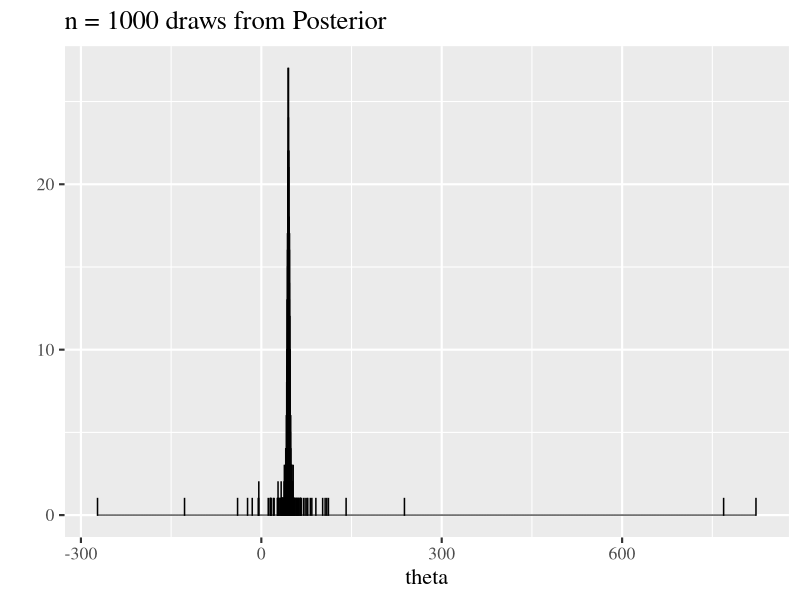
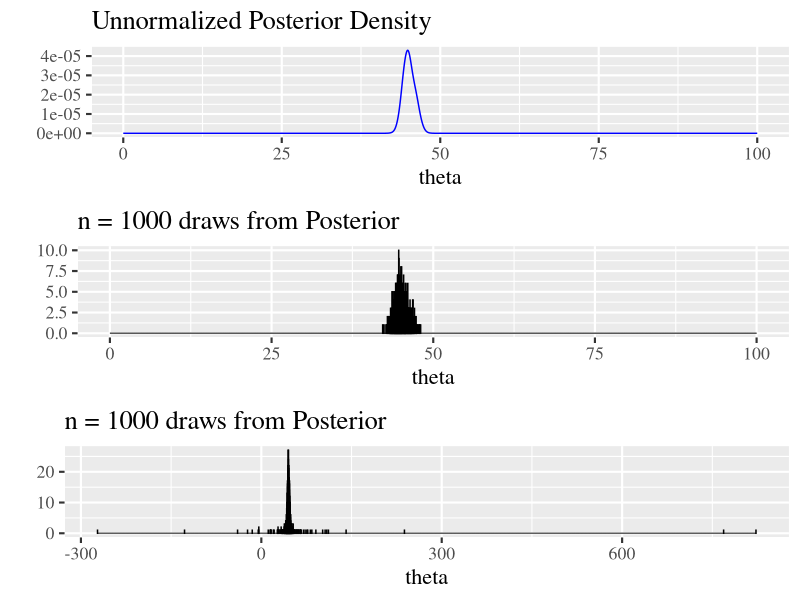

These charts were generated, in order, by the following R code:
rm(list=ls())

library(ggplot2)
library(gridExtra)
library(grid)

prior = 0.01
data = c(43, 44, 45, 46.5, 47.5)
m = 100
grid_x = seq(0, 100, length = 100*m + 1)

likelihood_unnorm = rep(prior, 100*m + 1)
for(i in 1:5)
{
  likelihood_unnorm = likelihood_unnorm * 1/(1 + (data[i] - grid_x)^2)
}

df.posterior = data.frame(x=grid_x, y=likelihood_unnorm)

likelihood_norm = likelihood_unnorm/sum(likelihood_unnorm)

sample = sample(x=grid_x, size = 1000, replace = TRUE, prob=likelihood_norm)
sampley = sapply(sample, FUN=function(x) {rcauchy(1, location = x, scale = 1)})

df.sample = data.frame(y = sampley, x = sample)

#likelihood_unnorm[]


p1 = ggplot(data=df.posterior, aes(x=x)) +
  
  geom_line(data=df.posterior, color="blue", aes(x=x, y=y)) +
  labs(title="Unnormalized Posterior Density", x="theta", y="") +
  theme_grey(base_size = 16, base_family="serif")


p2 = ggplot(data=df.posterior, aes(x=x)) +
  xlim(0, 100) +
  geom_histogram(data=df.sample, color="black", binwidth=0.01, aes(x=x)) + #, ..density..)) +
  labs(title="n = 1000 draws from Posterior", x="theta", y="") +
  theme_grey(base_size = 16, base_family="serif")

p3 = ggplot(data=df.posterior, aes(x=x)) +
  #xlim(0, 100) +
  geom_histogram(data=df.sample, color="black", binwidth=0.1, aes(x=y)) + #, ..density..)) +
  labs(title="n = 1000 draws from Posterior", x="theta", y="") +
  theme_grey(base_size = 16, base_family="serif")

print(p3)

p1 <- ggplot_gtable(ggplot_build(p1))
p2 <- ggplot_gtable(ggplot_build(p2))
p3 <- ggplot_gtable(ggplot_build(p3))

maxWidth = unit.pmax(p1$widths[2:3], p2$widths[2:3], p3$widths[2:3])
 
 p1$widths[2:3] <- maxWidth
 p2$widths[2:3] <- maxWidth
  p3$widths[2:3] <- maxWidth


p = grid.arrange(p1, p2, p3)


#print(p)